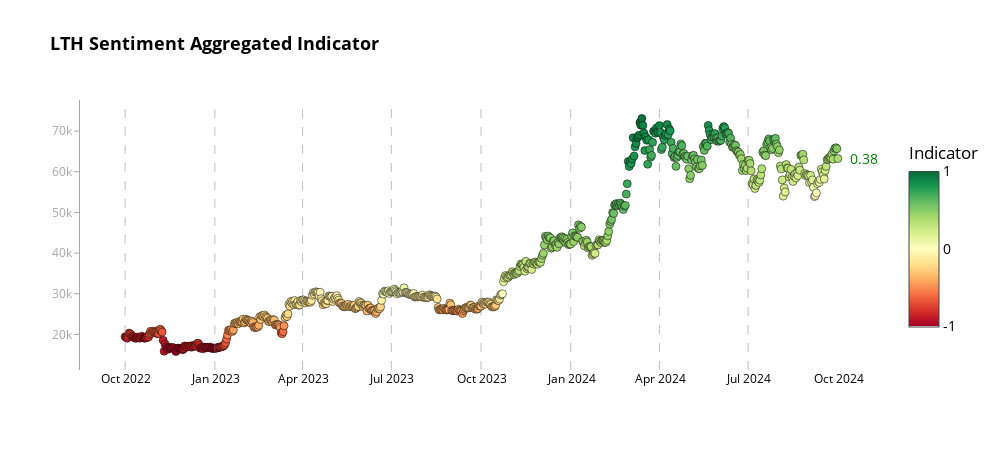

Notebook cell for this chart:
### Code cell
def chart_aggregate(df, indicator_col, price_col, chart_title="Price and Indicator Chart"):
    # Filter for the last 2 years of data
    last_2_years = df.index.max() - pd.DateOffset(years=2)
    df_last_2_years = df[df.index >= last_2_years]

    # Define a consistent grey color
    GREY_COLOR = 'rgba(128, 128, 128, 0.7)'  # Semi-transparent grey

    # Create the scatter plot
    fig = go.Figure()

    fig.add_trace(
        go.Scatter(
            x=df_last_2_years.index,
            y=df_last_2_years[price_col],
            mode='markers',
            marker=dict(
                color=df_last_2_years[indicator_col],
                size=8,
                line=dict(width=0.5, color='black'),  # Thinner black border for dots
                colorscale='RdYlGn',  # Red-Yellow-Green colorscale
                colorbar=dict(
                    title='Indicator',
                    tickvals=[-1, 0, 1],
                    ticktext=['-1', '0', '1'],
                    lenmode='fraction',
                    len=0.75,
                    x=1.02  # Move colorbar slightly to the right
                ),
                cmin=-1,
                cmax=1,
            ),
            text=[f"Date: {date.strftime('%Y-%m-%d')}<br>Price: {price:.2f}<br>Indicator: {ind:.2f}" 
                  for date, price, ind in zip(df_last_2_years.index, df_last_2_years[price_col], df_last_2_years[indicator_col])],
            hoverinfo='text'
        )
    )

    # Add vertical lines for every 3 months (January, April, July, October)
    start_date = df_last_2_years.index[0].to_period('Q').to_timestamp()
    end_date = df_last_2_years.index[-1].to_period('Q').to_timestamp()
    for date in pd.date_range(start=start_date, end=end_date, freq='Q'):
        if df_last_2_years.index[0] <= date <= df_last_2_years.index[-1]:
            fig.add_vline(x=date, line_dash="dash", line_color=GREY_COLOR, line_width=1, opacity=0.7)

    # Get the last value of the indicator and price
    last_value = df_last_2_years[indicator_col].iloc[-1]
    last_price = df_last_2_years[price_col].iloc[-1]

    # Add annotation for the last value
    fig.add_annotation(
        x=df_last_2_years.index[-1],  # Fixed x position at the last date
        y=last_price,  # y position based on the last price
        text=f"{last_value:.2f}",  # Simplified annotation
        showarrow=False,
        font=dict(size=14, color='green' if last_value > 0 else 'red'),
        align="left",
        xanchor="left",
        yanchor="middle",
        xshift=10,  # Shift the annotation slightly to the right of the last point
    )

    # Update layout
    fig.update_layout(
        title={
            'text': chart_title,
            'font': {'color': 'black', 'size': 18, 'weight': 'bold'}
        },
        showlegend=False,
        hovermode="closest",
        plot_bgcolor='white',
        paper_bgcolor='white',
        font={'color': 'black', 'size': 14},
        width=1000,
        height=450,
        margin=dict(r=80)  # Increase right margin to accommodate colorbar
    )

    # Update axes
    fig.update_xaxes(
        showgrid=False, 
        tickfont={'color': 'black', 'size': 12},
        zeroline=False,
        dtick="M3",  # Show tick every 3 months
        tickformat="%b %Y",  # Format as "Mon Year" for every tick
        showline=False,  # Remove x-axis line
        mirror=False
    )
    fig.update_yaxes(
        showgrid=False, 
        tickfont={'color': GREY_COLOR, 'size': 12},
        zeroline=False,
        showline=True,
        linewidth=1,
        linecolor=GREY_COLOR,
        mirror=False,
        ticks='outside',  # Show ticks outside
        ticklen=5,  # Length of the ticks
        tickcolor=GREY_COLOR  # Color of the ticks
    )

    return fig

# Example usage
fig2 = chart_aggregate(merged_df, 'aggregate_indicator_equalweight', 'price_usd_close', "LTH Sentiment Aggregated Indicator")
fig2.show()
pio.write_html(fig2, file=f'bitcoin_analysis_lth_aggr_last_2year.html')
print("All charts have been displayed and saved as separate HTML files.")

### Figure 1 — Plotly figure (JSON) as saved in the notebook; plotly's stock layout.template omitted (floating-point values rounded to 4 significant figures; data arrays with more than 128 entries replaced by an {"elided": "..."} marker saying what was removed)
{"data": [{"hoverinfo": "text", "marker": {"cmax": 1, "cmin": -1, "color": {"elided": "732 float values"}, "colorbar": {"len": 0.75, "lenmode": "fraction", "ticktext": ["-1", "0", "1"], "tickvals": [-1, 0, 1], "title": {"text": "Indicator"}, "x": 1.02}, "colorscale": [[0.0, "rgb(165,0,38)"], [0.1, "rgb(215,48,39)"], [0.2, "rgb(244,109,67)"], [0.3, "rgb(253,174,97)"], [0.4, "rgb(254,224,139)"], [0.5, "rgb(255,255,191)"], [0.6, "rgb(217,239,139)"], [0.7, "rgb(166,217,106)"], [0.8, "rgb(102,189,99)"], [0.9, "rgb(26,152,80)"], [1.0, "rgb(0,104,55)"]], "line": {"color": "black", "width": 0.5}, "size": 8}, "mode": "markers", "text": {"elided": "732 str values"}, "x": {"elided": "732 str values"}, "y": {"elided": "732 float values"}, "type": "scatter"}], "layout": {"shapes": [{"line": {"color": "rgba(128, 128, 128, 0.7)", "dash": "dash", "width": 1}, "opacity": 0.7, "type": "line", "x0": "2022-09-30T00:00:00", "x1": "2022-09-30T00:00:00", "xref": "x", "y0": 0, "y1": 1, "yref": "y domain"}, {"line": {"color": "rgba(128, 128, 128, 0.7)", "dash": "dash", "width": 1}, "opacity": 0.7, "type": "line", "x0": "2022-12-31T00:00:00", "x1": "2022-12-31T00:00:00", "xref": "x", "y0": 0, "y1": 1, "yref": "y domain"}, {"line": {"color": "rgba(128, 128, 128, 0.7)", "dash": "dash", "width": 1}, "opacity": 0.7, "type": "line", "x0": "2023-03-31T00:00:00", "x1": "2023-03-31T00:00:00", "xref": "x", "y0": 0, "y1": 1, "yref": "y domain"}, {"line": {"color": "rgba(128, 128, 128, 0.7)", "dash": "dash", "width": 1}, "opacity": 0.7, "type": "line", "x0": "2023-06-30T00:00:00", "x1": "2023-06-30T00:00:00", "xref": "x", "y0": 0, "y1": 1, "yref": "y domain"}, {"line": {"color": "rgba(128, 128, 128, 0.7)", "dash": "dash", "width": 1}, "opacity": 0.7, "type": "line", "x0": "2023-09-30T00:00:00", "x1": "2023-09-30T00:00:00", "xref": "x", "y0": 0, "y1": 1, "yref": "y domain"}, {"line": {"color": "rgba(128, 128, 128, 0.7)", "dash": "dash", "width": 1}, "opacity": 0.7, "type": "line", "x0": "2023-12-31T00:00:00", "x1": "2023-12-31T00:00:00", "xref": "x", "y0": 0, "y1": 1, "yref": "y domain"}, {"line": {"color": "rgba(128, 128, 128, 0.7)", "dash": "dash", "width": 1}, "opacity": 0.7, "type": "line", "x0": "2024-03-31T00:00:00", "x1": "2024-03-31T00:00:00", "xref": "x", "y0": 0, "y1": 1, "yref": "y domain"}, {"line": {"color": "rgba(128, 128, 128, 0.7)", "dash": "dash", "width": 1}, "opacity": 0.7, "type": "line", "x0": "2024-06-30T00:00:00", "x1": "2024-06-30T00:00:00", "xref": "x", "y0": 0, "y1": 1, "yref": "y domain"}], "annotations": [{"align": "left", "font": {"color": "green", "size": 14}, "showarrow": false, "text": "0.38", "x": "2024-09-30T00:00:00", "xanchor": "left", "xshift": 10, "y": 63250.0, "yanchor": "middle"}], "title": {"font": {"color": "black", "size": 18, "weight": "bold"}, "text": "LTH Sentiment Aggregated Indicator"}, "font": {"color": "black", "size": 14}, "margin": {"r": 80}, "showlegend": false, "hovermode": "closest", "plot_bgcolor": "white", "paper_bgcolor": "white", "width": 1000, "height": 450, "xaxis": {"tickfont": {"color": "black", "size": 12}, "showgrid": false, "zeroline": false, "dtick": "M3", "tickformat": "%b %Y", "showline": false, "mirror": false}, "yaxis": {"tickfont": {"color": "rgba(128, 128, 128, 0.7)", "size": 12}, "showgrid": false, "zeroline": false, "showline": true, "linewidth": 1, "linecolor": "rgba(128, 128, 128, 0.7)", "mirror": false, "ticks": "outside", "ticklen": 5, "tickcolor": "rgba(128, 128, 128, 0.7)"}}}
